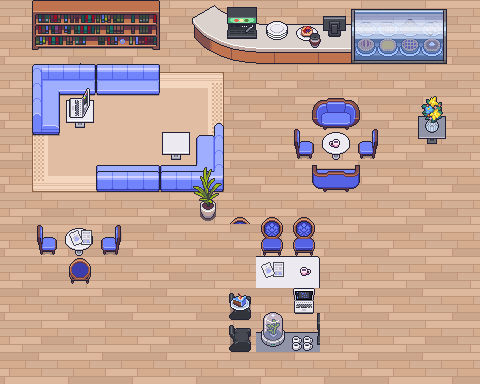

Tiled map render using the project's own tile images. Description and the whole map definition, tile-layer contents included, below:
An orthogonal 15x12 tile map with 32x32 px tiles, 3 tile layers (Tile Layer 1, Tile Layer 2, Tile Layer 3), 2 tilesets.

<map version="1.5" tiledversion="1.7.2" orientation="orthogonal" renderorder="right-down" width="15" height="12" tilewidth="32" tileheight="32" infinite="0" nextlayerid="4" nextobjectid="1">
 <tileset firstgid="1" source="floors.tsx" />
 <tileset firstgid="281" source="gather_plants_outdoor_2.1.tsx" />
 <layer id="1" name="Tile Layer 1" width="15" height="12">
  <data encoding="csv">
77,78,79,80,77,78,79,80,77,78,79,80,77,78,79,
105,106,107,108,105,106,107,108,105,106,107,108,105,106,107,
77,78,79,80,77,78,79,80,77,78,79,80,77,78,79,
105,106,107,108,105,106,107,108,105,106,107,108,105,106,107,
77,78,79,80,77,78,79,80,77,78,79,80,77,78,79,
105,106,107,108,105,106,107,108,105,106,107,108,105,106,107,
77,78,79,80,77,78,79,80,77,78,79,80,77,78,79,
105,106,107,108,105,106,107,108,105,106,107,108,105,106,107,
77,78,79,80,77,78,79,80,77,78,79,80,77,78,79,
105,106,107,108,105,106,107,108,105,106,107,108,105,106,107,
77,78,79,80,77,78,79,80,77,78,79,80,77,78,79,
105,106,107,108,105,106,107,108,105,106,107,108,105,106,107
</data>
 </layer>
 <layer id="2" name="Tile Layer 2" width="15" height="12">
  <data encoding="csv">
0,316,317,318,319,0,1991,1992,1993,1994,1995,1996,1997,1998,0,
0,356,357,358,359,0,2031,2032,2033,2034,2035,2036,2037,2038,0,
0,1583,1584,1585,1586,1587,1588,0,0,313,0,315,0,0,0,
0,1623,1624,1625,1626,1627,1628,0,0,1790,1791,1792,0,785,0,
0,1663,1664,1665,1666,1667,1668,0,0,1830,1831,1832,0,825,0,
0,1703,1704,1705,1706,1707,1708,0,0,1870,1871,1872,0,0,0,
0,0,0,0,0,0,469,1184,1185,1184,0,0,0,0,0,
0,1798,1799,1800,0,0,1742,1218,1224,1225,1746,0,0,0,0,
0,1838,1877,1840,0,0,1377,1258,1264,1265,1386,0,0,0,0,
0,0,0,0,0,0,1417,1418,1424,1425,1386,0,0,0,0,
0,0,0,0,0,0,1457,1458,1464,1465,1866,0,0,0,0,
0,0,0,0,0,0,0,0,0,0,0,0,0,0,0
</data>
 </layer>
 <layer id="3" name="Tile Layer 3" width="15" height="12">
  <data encoding="csv">
0,0,0,0,0,0,0,0,0,0,0,0,0,0,0,
0,0,0,0,0,0,0,0,0,0,0,0,0,0,0,
0,0,839,0,0,0,0,0,0,0,0,0,0,0,0,
0,0,879,0,0,0,0,0,0,0,0,0,0,0,0,
0,0,0,0,0,0,0,0,0,0,918,0,0,0,0,
0,0,0,0,0,0,429,0,0,0,0,0,0,0,0,
0,0,0,0,0,0,0,0,0,0,0,0,0,0,0,
0,0,919,0,0,0,0,0,0,0,0,0,0,0,0,
0,0,0,0,0,0,0,0,919,2147484566,0,0,0,0,0,
0,0,0,0,0,0,0,960,0,880,0,0,0,0,0,
0,0,0,0,0,0,0,0,0,0,0,0,0,0,0,
0,0,0,0,0,0,0,0,0,0,0,0,0,0,0
</data>
 </layer>
</map>
